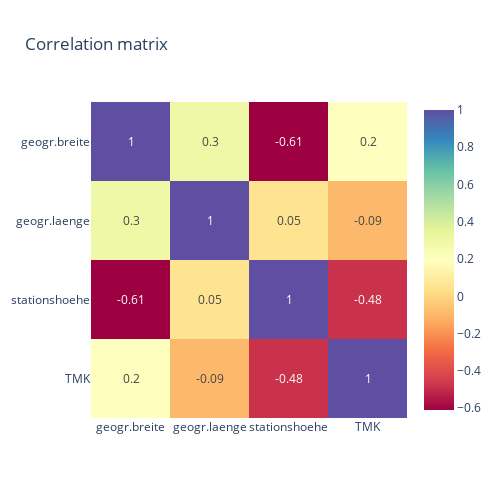

Notebook code cell kept with this figure:
### Code cell
corr_columns = ["geogr.breite", "geogr.laenge", "stationshoehe", "TMK"]
corr_data = data[corr_columns]
corr_data.corr()
corr = round(corr_data.corr(),2)

fig2 = px.imshow(corr,
                x=corr.columns,
                y=corr.columns,
                color_continuous_scale='Spectral',
                title='Correlation matrix',
                text_auto='True',
                width=500,
                height=500)
fig2.show()

### Figure 1 — Plotly figure (JSON) as saved in the notebook; plotly's stock layout.template omitted (floating-point values rounded to 4 significant figures)
{"data": [{"coloraxis": "coloraxis", "hovertemplate": "x: %{x}<br>y: %{y}<br>color: %{z}<extra></extra>", "name": "0", "texttemplate": "%{z:True}", "type": "heatmap", "x": ["geogr.breite", "geogr.laenge", "stationshoehe", "TMK"], "xaxis": "x", "y": ["geogr.breite", "geogr.laenge", "stationshoehe", "TMK"], "yaxis": "y", "z": [[1, 0.3, -0.61, 0.2], [0.3, 1, 0.05, -0.09], [-0.61, 0.05, 1, -0.48], [0.2, -0.09, -0.48, 1]]}], "layout": {"coloraxis": {"colorscale": [[0, "rgb(158,1,66)"], [0.1, "rgb(213,62,79)"], [0.2, "rgb(244,109,67)"], [0.3, "rgb(253,174,97)"], [0.4, "rgb(254,224,139)"], [0.5, "rgb(255,255,191)"], [0.6, "rgb(230,245,152)"], [0.7, "rgb(171,221,164)"], [0.8, "rgb(102,194,165)"], [0.9, "rgb(50,136,189)"], [1, "rgb(94,79,162)"]]}, "height": 500, "title": {"text": "Correlation matrix"}, "width": 500, "xaxis": {"anchor": "y", "constrain": "domain", "domain": [0, 1], "scaleanchor": "y"}, "yaxis": {"anchor": "x", "autorange": "reversed", "constrain": "domain", "domain": [0, 1]}}}
